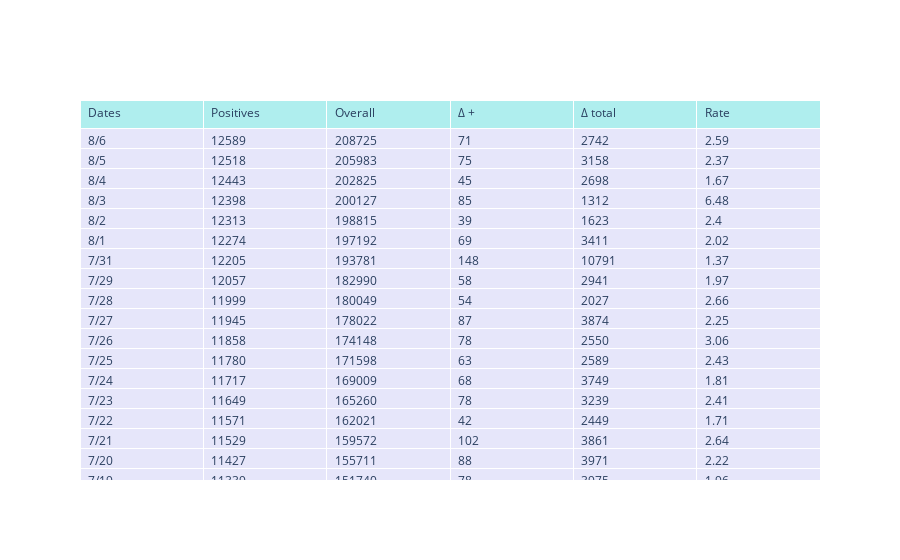

Notebook cell for this chart:
### Code cell
from plotly.subplots import make_subplots
import plotly.graph_objects as go
import plotly.express as px
from plotly import tools
import os

fig = make_subplots(rows=3, cols=1, 
                    shared_xaxes=True, 
                    subplot_titles=("Positives","Rate", "\u0394 +"),
                    vertical_spacing=0.07)

fig.add_trace(go.Scatter(x = df['Dates'], y = df['Positives'], name = 'Total Positives'),row=1, col=1)

fig.add_trace(
    go.Scatter(x=df['Dates'],y = df['Rate'],
    mode='lines',
    name='Rate'),
    row=2, col=1
)

fig.add_trace(
    go.Scatter(x=df['Dates'], y=df['\u0394 +'],
    mode='markers',
    name='\u0394 +'), row=3, col=1)

fig.update_layout(height=700, width=950)
fig.update_xaxes(tickangle= 60)
fig.write_html("_includes/graphs.html")
# fig.show()

#####DATAFRAME
df = df.iloc[::-1]

fig = go.Figure(data=[go.Table(
    header=dict(values=list(df.columns),
                fill_color='paleturquoise',
                align='left'),
    cells=dict(values=[df['Dates'], df['Positives'], df['Overall'],df['\u0394 +'], df['\u0394 total'],df['Rate']],
               fill_color='lavender',
               align='left'))
])



fig.write_html("_includes/data.html")
fig.show()

### Figure 1 — Plotly figure (JSON) as saved in the notebook; plotly's stock layout.template omitted (floating-point values rounded to 4 significant figures; data arrays with more than 128 entries replaced by an {"elided": "..."} marker saying what was removed)
{"data": [{"cells": {"align": "left", "fill": {"color": "lavender"}, "values": {"elided": "6x134 mixed values"}}, "header": {"align": "left", "fill": {"color": "paleturquoise"}, "values": ["Dates", "Positives", "Overall", "Δ +", "Δ total", "Rate"]}, "type": "table"}], "layout": {}}
